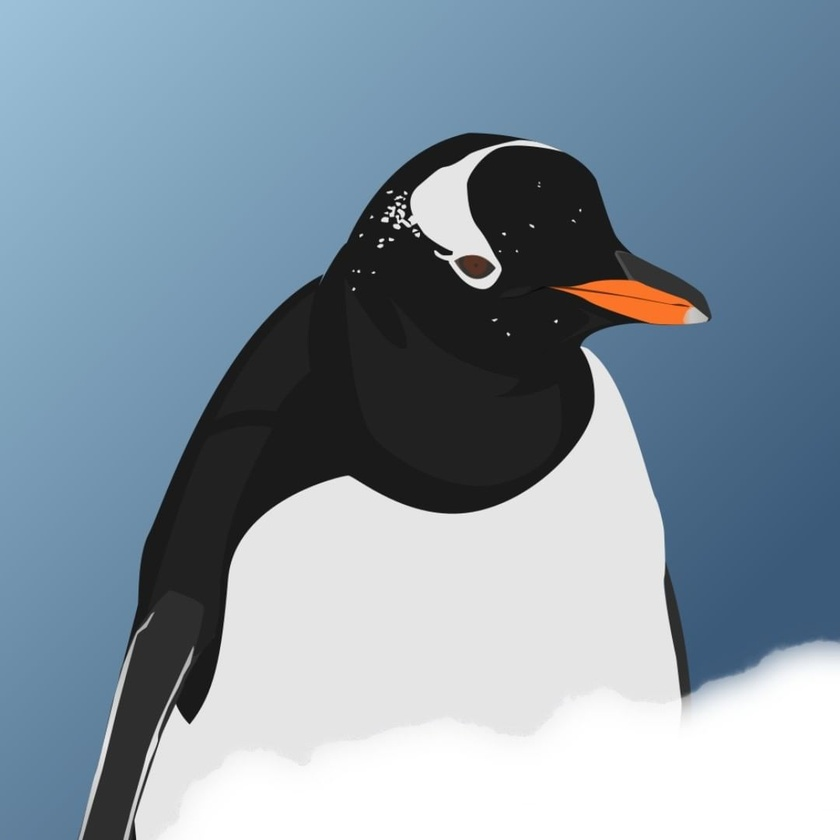
#> input picture Tut2/penguin.jpg, 840 x 840 px, shrunk from 1080 x 1080 before the run
$ python ex4.py   (older library calls are emulated)
#> lines starting #> are read from the running program, lines starting #| are printed output that depends on the picture; after the words box and inside, x2 and y2 are one past the last pixel; in counts of white or black regions, pixels touching at a corner belong together
import os

import cv2
import matplotlib.pyplot as plt

# Get the absolute path to the current script
script_dir = os.path.dirname(os.path.abspath(__file__))

# Specify the relative path to the image file
image_path = os.path.join(script_dir, 'penguin.jpg')

# Read the image
image = cv2.imread(image_path, cv2.IMREAD_GRAYSCALE)
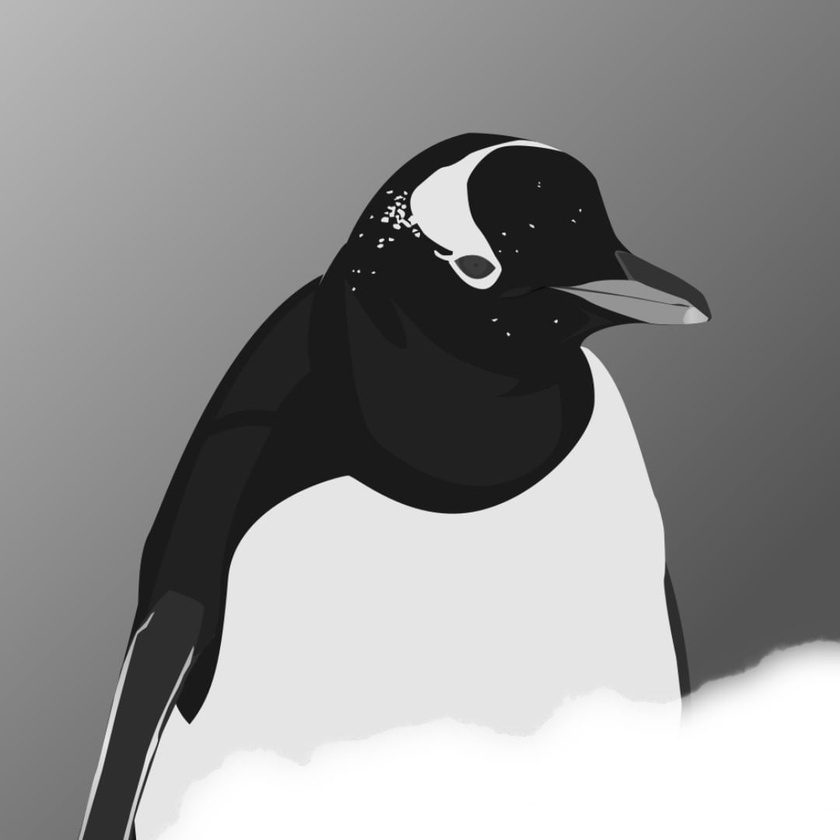
#> image: shape (840, 840); min 6, max 255, mean 144.9

# Apply the Sobel operator to find edges
sobel_x = cv2.Sobel(image, cv2.CV_64F, 1, 0, ksize=3)
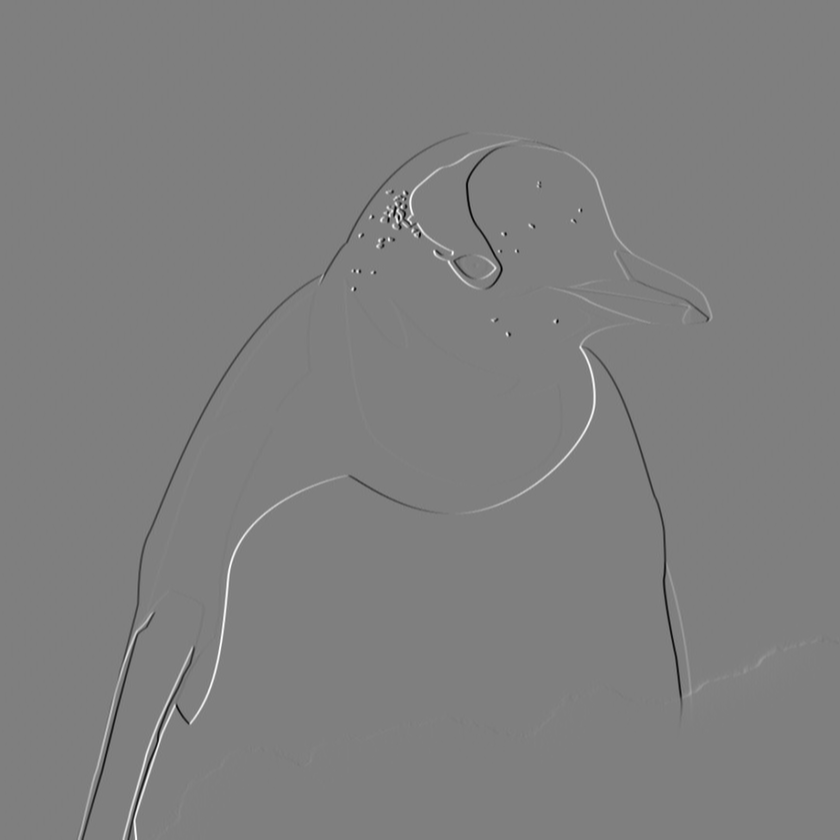
#> sobel_x: shape (840, 840) float64; min -847, max 847, mean -0.2; drawn with min black and max white
sobel_y = cv2.Sobel(image, cv2.CV_64F, 0, 1, ksize=3)
gradient_magnitude = cv2.magnitude(sobel_x, sobel_y)


# Task 2: Apply histogram equalization to enhance the image contrast
equalized_image = cv2.equalizeHist(image)
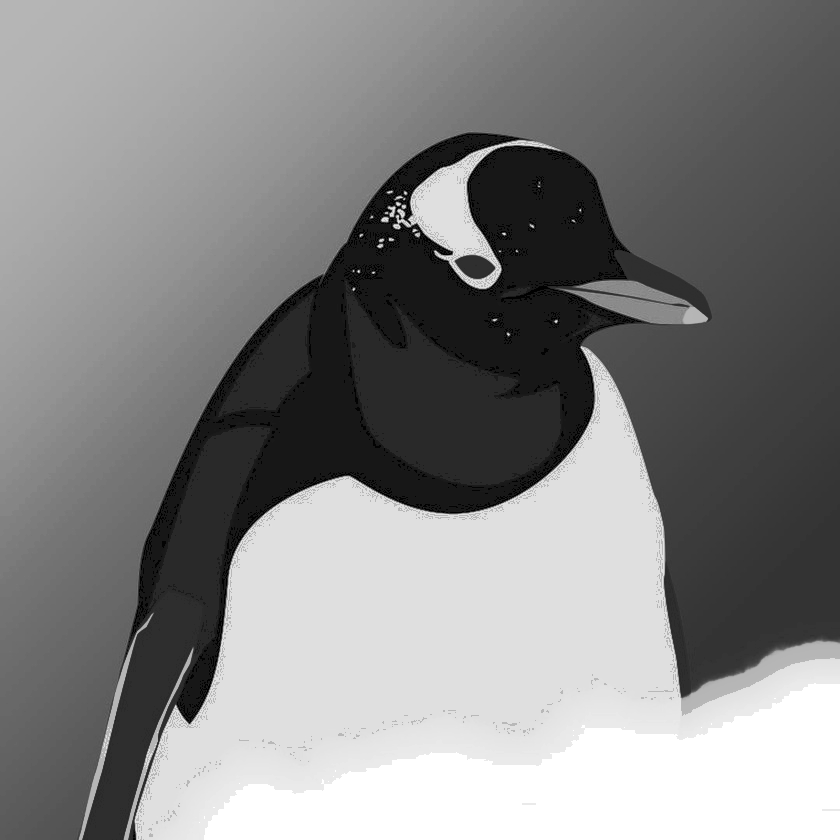
#> equalized_image: shape (840, 840); min 0, max 255, mean 132.9

gradient_magnitude = gradient_magnitude.astype(equalized_image.dtype)
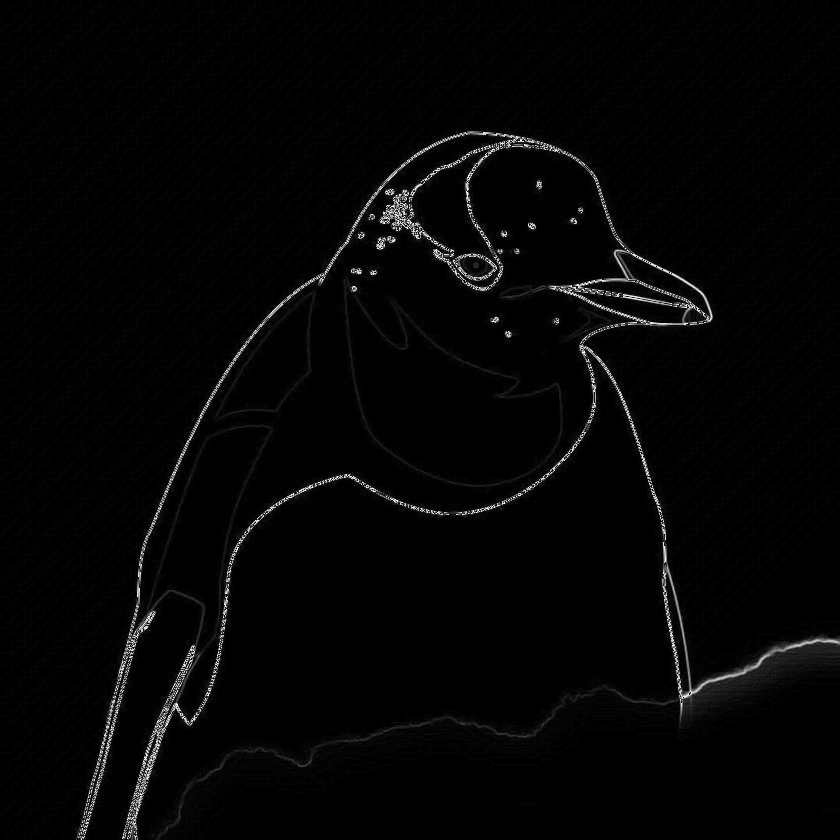
#> gradient_magnitude: shape (840, 840); min 0, max 255, mean 4.8
_, binary_edges = cv2.threshold(gradient_magnitude, 50, 255, cv2.THRESH_BINARY)
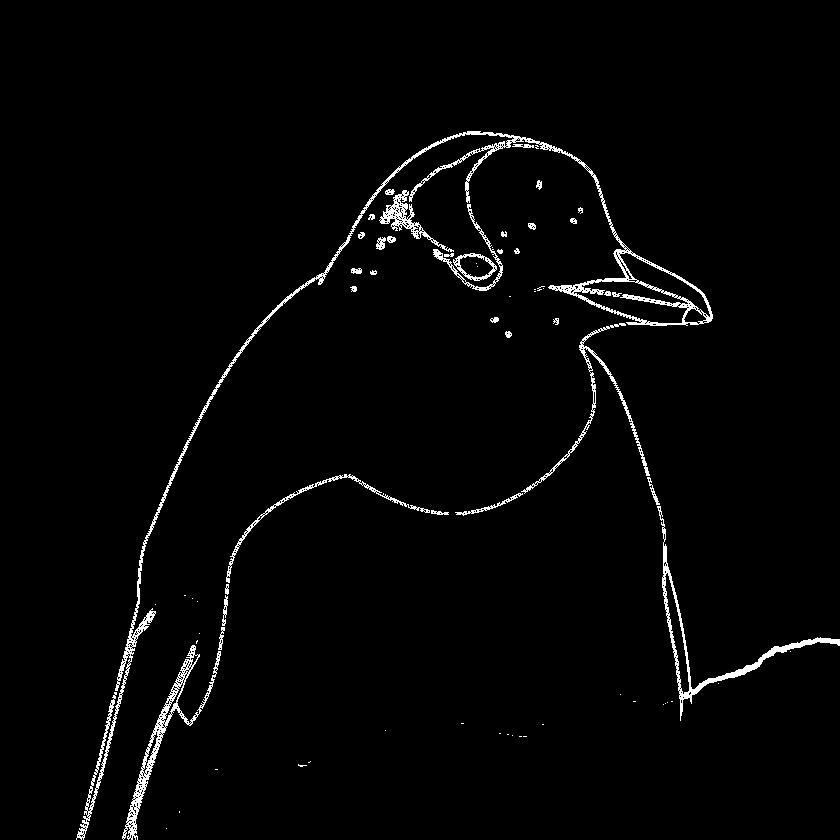
#> binary_edges: shape (840, 840); 2.2% white in thin lines or dots, all inside (x1, y1, x2, y2) = (76, 131, 840, 840)

alpha = 0.5  # Adjust the blending strength
blended_image = cv2.add(equalized_image, binary_edges)
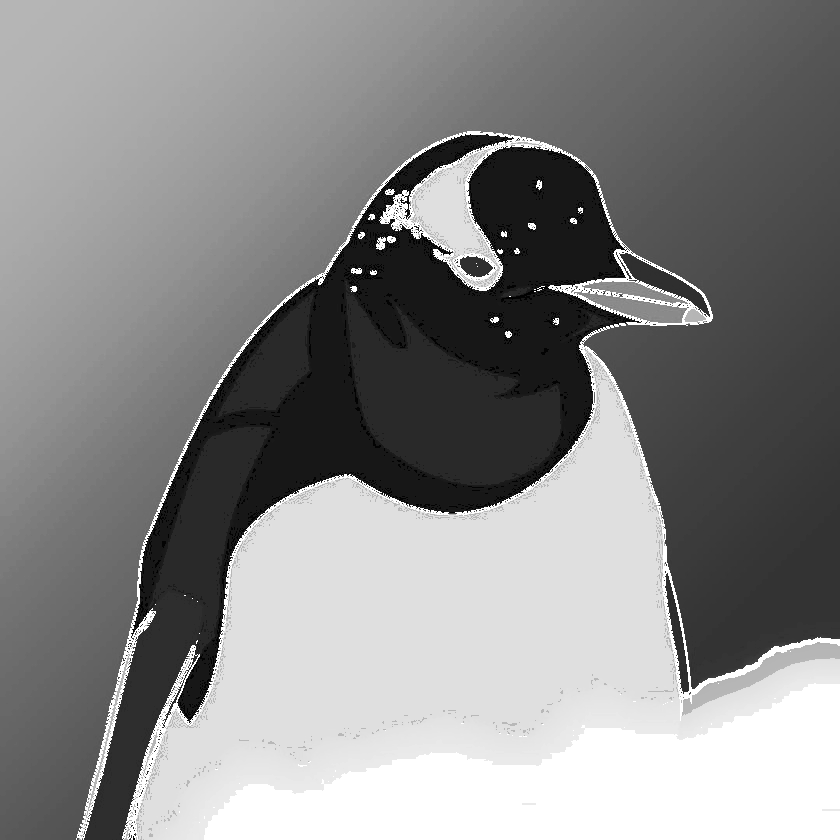
#> blended_image: shape (840, 840); min 0, max 255, mean 136.3
# blended_image = cv2.addWeighted(equalized_image, 1 - alpha, gradient_magnitude, alpha, 0)

# Display the original image, edges, and equalized image stacked vertically
plt.subplot(2, 2, 1), plt.imshow(image, cmap='gray'), plt.title('Original Image')
plt.subplot(2, 2, 2), plt.imshow(binary_edges, cmap='gray'), plt.title('Edge Detection')
plt.subplot(2, 2, 3), plt.imshow(equalized_image, cmap='gray'), plt.title('Equalized Image')
plt.subplot(2, 2, 4), plt.imshow(blended_image, cmap='gray'), plt.title('Blended Image')

# Adjust layout for better spacing
plt.tight_layout()

# Show the plot
plt.gcf().set_dpi(300)
plt.show()
